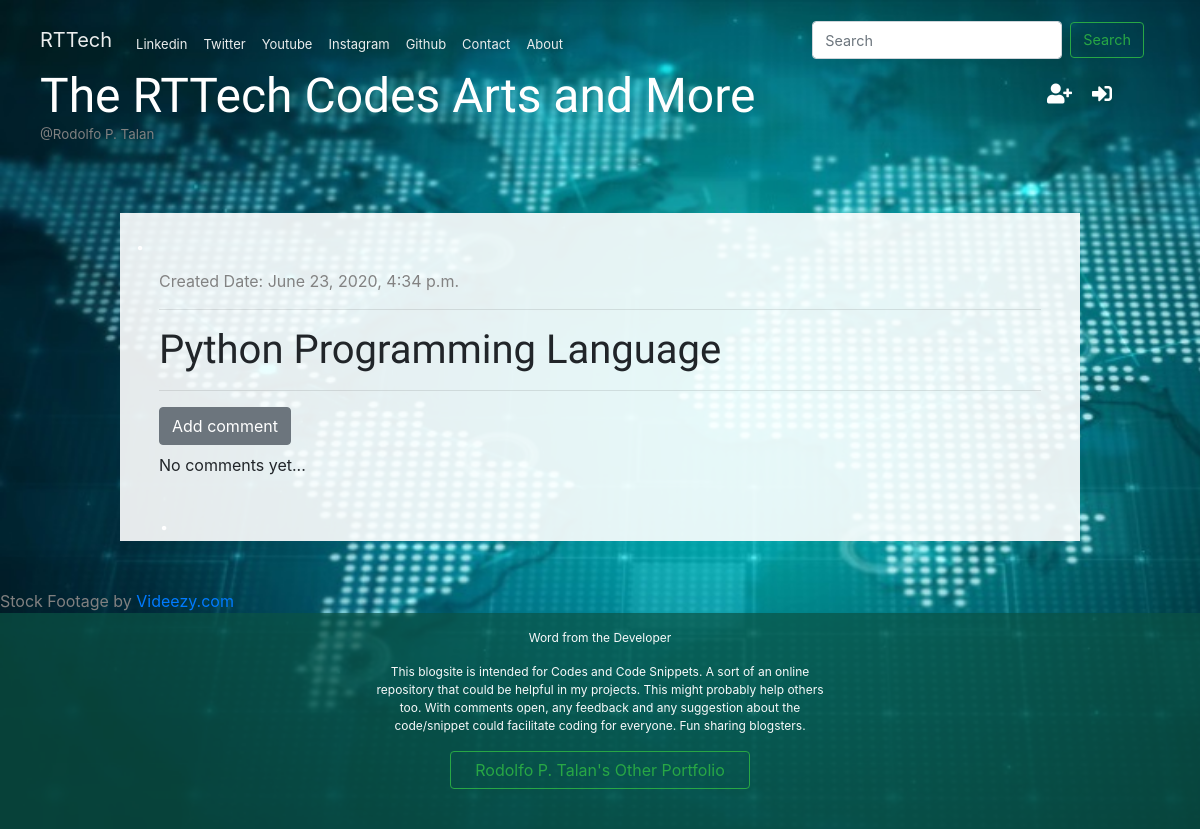
/post/1/, run on an earlier commit of the app's database.
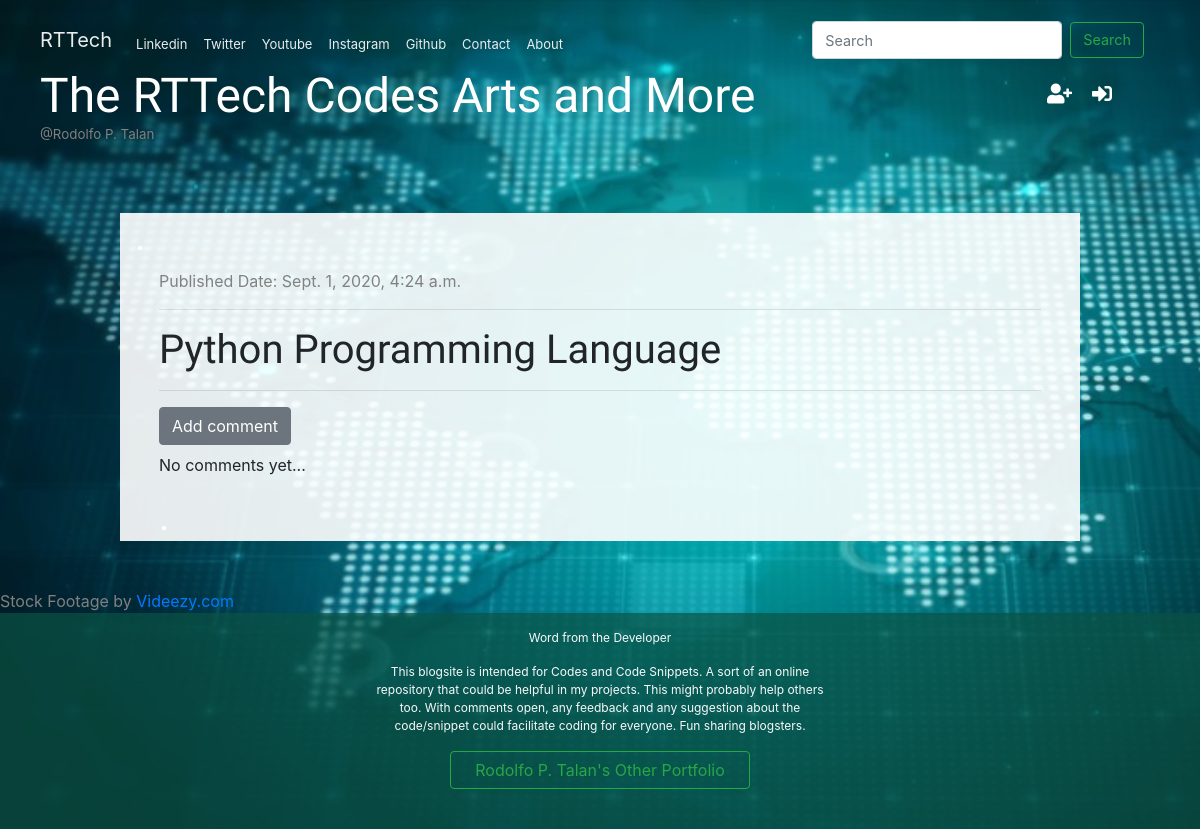
And on a later commit of the database.
### blog/models.py (models this page shows, shortened)
class Post(models.Model):
    author = models.ForeignKey("auth.User", on_delete= models.CASCADE)
    title = models.CharField(max_length=200)
    text = models.TextField(null=True)
    created_date = models.DateTimeField(default=timezone.now)
    published_date = models.DateTimeField(blank=True, null=True)

### blog/views.py (the view)
# urls.py: path('post/<int:pk>/', views.post_detail, name='post_detail'),
def post_detail(request, pk):
    post = get_object_or_404(Post, pk=pk)
    stuff_for_frontend = {'post': post }
    return render(request, 'blog/post_detail.html', stuff_for_frontend)

### blog/templatetags/markdownify.py (called while the page is built)
@register.filter
def markdown(value):
    renderer = HighlightRenderer()
    markdown = mistune.Markdown(renderer=renderer)
    return markdown(value)

### blog/templates/blog/post_detail.html (shortened to what this page needs)
{% extends 'blog/base.html' %}
{% load markdownify %}
{% block content %}
<h1 style="color:white">.</h1>
<div class=" ml-4  mr-4">
      <div class="post">
        {% if post.published_date %}
            <div class="date">
               Published Date: {{ post.published_date }}
            </div>
        {% else %}
            <div class="date">
               Created Date: {{ post.created_date }}
            </div>
        {% endif %}
          <hr>
        <h1>{{ post.title }}</h1>
    </div>
    <hr>
    <a href="{% url 'add_comment_to_post' pk=post.pk %}" class="btn btn-secondary mb-2">Add comment</a>
    {% for comment in post.comments.all %}
        {% if user.is_authenticated and comment.approved  or user.is_superuser or  not comment.approved and comment.author == request.user.username %}
            <div class="comment">
                <hr style="background:rgba(255, 255, 255)">
                <div class="date">
                   {{ comment.created_date }}
                </div>
                <strong>{{ comment.author }}</strong><br>
                {% if not comment.approved and user.is_superuser  %}
                    <a href="{% url 'comment_approve' pk=comment.pk %}"><i class="fas fa-check"></i></a>
				{% endif %}
                {% if comment.author == request.user.username or user.is_superuser %}
					<a href="{% url 'comment_remove' pk=comment.pk %}"><i class="fas fa-trash-alt"></i></a>
				{% endif %}
                {% if comment.author == request.user.username %}
					<a href="{% url 'edit_comment_to_post' pk=comment.pk %}"><i class="fas fa-edit"></i></a>
				{% endif %}
                <p>{{ comment.text | markdown | safe | linebreaksbr }}</p>
			</div>
        {% endif %}
    {% empty %}
        <p>No comments yet...</p>
     <h1 style="color:white">.</h1>
    {% endfor %}
</div>
{% endblock %}

### blog/templates/blog/base.html (shortened to what this page needs)
<!DOCTYPE html>
<html lang="en">
{% load static %}
{% load markdownify %}
<head>
    <link rel="stylesheet" href="https://stackpath.bootstrapcdn.com/bootstrap/4.1.3/css/bootstrap.min.css">
    <link rel="stylesheet" href="{% static 'css/blog.css' %}">
    <link rel="stylesheet" href="{% static 'css/burger.css' %}">
    <link rel="stylesheet" href="https://use.fontawesome.com/releases/v5.2.0/css/all.css">
    <link rel="stylesheet" href="{% static 'css/zenburn.css' %}">
</head>
<body>
<div >
    <div class="page-header">
        <nav class="navbar navbar-expand-lg navbar-light"  style="padding-bottom:0;padding-left:0;background-color:rgbargba(255, 148, 0, 1);font-size:.9rem; margin-top:0 ">
          <a class="navbar-brand" href="#" style="color:#EAEDED">RTTech</a>
          <div class="collapse navbar-collapse" id="navbarSupportedContent" >
            <ul class="navbar-nav mr-auto">
              <li class="nav-item">
                <a class="nav-link" href="https://ca.linkedin.com/in/rodolfo-talan-80a74017" target="_blank" style="font-size:small;padding-bottom:0 ; color:#EAEDED">Linkedin</a>
              </li>
              <li class="nav-item active">
                <a class="nav-link" href="https://twitter.com/RodolfoTalan" target="_blank" style="font-size:small; padding-bottom:0 ;color:#EAEDED">Twitter</a>
              </li>
              <li class="nav-item">
                <a class="nav-link" href="https://www.youtube.com/channel/UC8J7CJK9jrePNu4l1rOfOJw?view_as=subscriber " target="_blank" style="font-size:small;padding-bottom:0  ;color:#EAEDED">Youtube</a>
              </li>
              <li class="nav-item">
                <a class="nav-link" href="https://www.instagram.com/rtalanrtarts/" target="_blank" style="font-size:small; padding-bottom:0 ;color:#EAEDED">Instagram</a>
              </li>
              <li class="nav-item">
                <a class="nav-link" href="https://github.com/rtalan2020" target="_blank" style="font-size:small; padding-bottom:0 ;color:#EAEDED">Github</a>
              </li>
              <li class="nav-item">
                <a class="nav-link" href="{% url 'contact' %}" style="font-size:small;padding-bottom:0 ;color:#EAEDED">Contact</a>
              </li>
              <li class="nav-item">
                <a class="nav-link" href="{% url 'about' %}" style="font-size:small;padding-bottom:0 ; color:#EAEDED">About</a>
              </li>
            </ul>
            <form class="form-inline my-1" method="get" action="{% url 'post_list' %}">
              <input class="form-control mr-sm-2 my-1"  style="font-size:.9rem" name="search"
                   {% if search == null or search == ''  %} placeholder="Search" {% else %} value="{{search}}" {% endif %}
                   id="realSearchValue"
                   type="search"
                   aria-label="Search">
              <button class="btn btn-outline-success my-2 my-sm-0"
                      style="font-size:.9rem" onclick="transfer()" type="submit">Search</button>
            </form>
          </div>
        </nav>
        {% if user.is_authenticated %}
           <div class="dropdown top-menu btn-group dropleft" >
              <button class="btn  dropdown " type="button" role="button"
                      data-toggle="dropdown" style="background: rgba(255, 148, 0, .1); color:white" data-hover="dropdown")>
               <i class="fas fa-angle-double-left fa-2x"></i>
              </button>
              <div class="dropdown-menu dropdown-content"  aria-labelledby="dropdownMenuButton">
                  {% if user.is_authenticated and user.is_superuser %}
                    <a href="{% url 'post_draft_list' %}" class="dropdown-item"><i class="fab fa-firstdraft ml-2"
                        data-toggle="tooltip"  title="View Post Draft"></i> View Posts Draft</a>
                    <!-- <a href="{% url 'post_draft_list' %}" class="dropdown-item"><i class="fab fa-firstdraft ml-2"
                        data-toggle="tooltip"  title="View Comments Draft"></i> View Comments Draft</a> -->
                    <a href="{% url 'post_new' %}" class="dropdown-item"><i class="fas fa-plus ml-2"
                      data-toggle="tooltip" title="Add Post"></i> Add Post</a>
                  {% endif %}
                    <a class="dropdown-item" href="{% url 'logout' %}"><i class="fas fa-sign-out-alt ml-2"
               data-toggle="tooltip" title="Log out"></i> Log out</a>
              </div>
            </div>
            <p class="top-menu mt-4 mr-4">Hello {{ user.username|title }}</p>
        {% else %}
            <a href="{% url 'login' %}" class="top-menu mr-5"><i class="fas fa-sign-in-alt"
               data-toggle="tooltip" data-placement="top" title="Login to add/edit Post"></i></a>
            <a href="{% url 'signup' %}" class="top-menu"><i class="fas fa-user-plus "
               data-toggle="tooltip" data-placement="top" title="Register"></i></a>
        {% endif %}
        <h1 class="rttech"><a href="{% url 'post_list' %}"  data-toggle="tooltip" data-placement="top" title="Home">The RTTech Codes Arts and More</a></h1>
        <p style="font-size:smaller; margin-bottom:0; color:grey">@Rodolfo P. Talan</h6>
    </div>
     <div class="container mt-5 mb-5" style="background:rgba(255, 255, 255,.9);" >
                {% block content %}
                {% endblock %}
     </div>
    <div style="color:grey">
        Stock Footage by <a href="http://videezy.com">Videezy.com</a>
    </div>
    <footer class="footer  mt-auto py-3">
      <div class="container text-center mb-4">
        <p class="text-light" style="font-size:12px">Word from the Developer</p>
        <p class="text-light mb-3" style="font-size:12px;width:50%;margin:auto">This blogsite is intended for Codes and Code Snippets. A sort of an online repository that could be helpful
             in my projects. This might probably help others too. With comments open, any feedback and any suggestion about
            the code/snippet could facilitate coding for everyone. Fun sharing blogsters. </p>
        <a class="btn btn-outline-success px-4" href="#" >
          Rodolfo P. Talan's Other Portfolio
        </a>
      </div>
    </footer>
</div>
</body>
</html>

### blog/static/css/blog.css (style rules this page uses)
html,body { width:100vw; height: 100vh; margin: 0; }
.page-header { background-color: rgba(11, 83, 69, .7); margin-top: 0; padding: 5px 40px 20px 40px; }
.page-header h1, .page-header h1 a { color: #ffffff; font-size: 36pt; text-decoration: none; }
h1, h2, h3, h4 { font-family: 'Bree Serif', 'Tangerine', 'Inconsolata', 'Droid Sans', serif; }
.date { color: #828282; }
.post { margin-bottom: 0px; }
.top-menu, .top-menu:hover { color: #ffffff; float: right; font-size: 15pt; margin-right: 20px; margin-top:12px; }
.container { margin:auto; width:80% }
.rttech { margin-bottom:0; padding-top:0; }
.footer { background-color: rgba(11, 83, 69, 0.7); }
body ul, body ol { line-height: 0; }

What changed in the data, as far as the page shows it:
changed Post "Python Programming Language": published_date (not shown) → "Sept. 1, 2020, 4:24 a.m."; created_date "June 23, 2020, 4:34 p.m." → (not shown)
Also different on the page:
text no longer shown: "Created Date:"
text now shown: "Published Date:"
